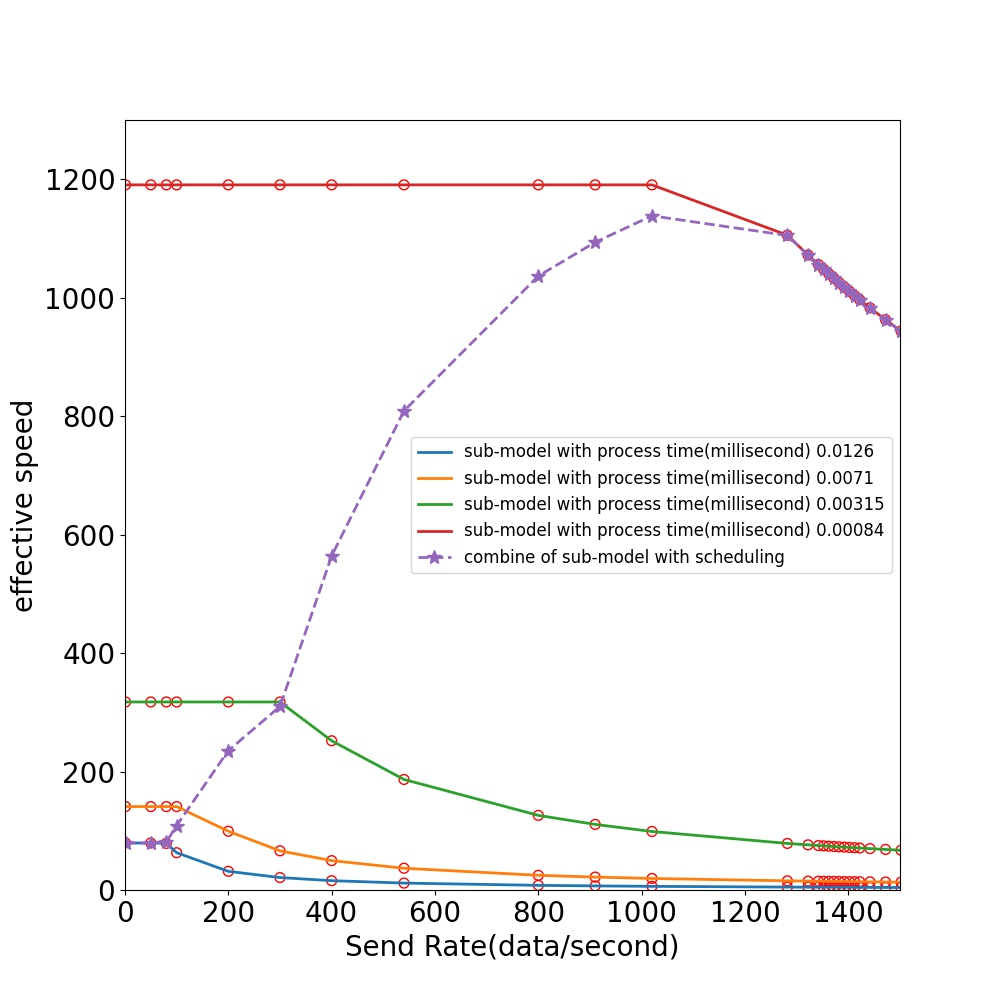

Source code (Python):

import matplotlib.pyplot as plt
import numpy


def drawBasic(tlist, x):

     y = []
     label = []
     pots = []

     for k in range(len(tlist)):
          interval0 = [1/tlist[k] if (r < (1/tlist[k])) else 0 for r in x]
          interval1 = [(1/tlist[k])*(1/tlist[k])/r if (r > (1/tlist[k])) else 0 for r in x]
          y1 = numpy.array(interval0) + numpy.array(interval1)
          y.append(y1)
          label.append('sub-model with process time(millisecond) ' + str(tlist[k]))

          for x_ in x:
               if x_ < 1/tlist[k]:
                    y_ = 1/tlist[k]
               else:
                    y_ =(1/tlist[k])*(1/tlist[k])/x_
               pots.append([x_, y_])
     return y, label, pots


x = [1, 50, 80, 100, 200, 300, 400, 540, 800, 910, 1020, 1282, 1322, 1342, 1352, 1362, 1372, 1382, 1392, 1402, 1412, 1422, 1442, 1472, 1502, 1512, 1522, 1532, 1542, 1552, 1562, 1572]

y, label, pots = drawBasic([0.0126, 0.0071, 0.00315, 0.00084], x)
print(y)

fig=plt.figure(figsize=(10,10))
ax=fig.add_subplot(111)
ax.axis([0, 1500, 0, 1300])


for i in range(len(y)):
     ax.plot(x, y[i], label=label[i], linewidth=2)

y_sche = [79.36507936507937, 79.36507936507937, 80.90207914151576, 108.87547507265816, 235.33422758774873, 309.8069900886802, 564.0873015873016, 808.9359200470311, 1036.6071428571427, 1093.5810221524505, 1138.2664176781823, 1105.0442017680707, 1071.6086737266767, 1055.6383507203177, 1047.8303747534517, 1040.1370533529123, 1032.5558794946548, 1025.0844187168354, 1017.7203065134099, 1010.4612458392771, 1003.3050047214351, 996.2494139709328, 982.431807674526, 962.409420289855, 943.1868619618286, 936.9488536155203, 930.7928164695575, 924.7171453437771, 918.7202766969303, 912.8006872852234, 906.9568928723858, 901.1874469889736]
ax.plot(x, y_sche, "--", marker='*', ms=10, label="combine of sub-model with scheduling", linewidth=2)


for j in range(len(pots)):
     xc1, yc1 = pots[j]
     ax.scatter(xc1, yc1, s=50, facecolors='none', edgecolors='r')


plt.legend(fontsize=12)
plt.xticks(fontsize=20)
plt.yticks(fontsize=20)
ax.set_xlabel('Send Rate(data/second)', fontsize=20)
ax.set_ylabel('effective speed', fontsize=20)
plt.savefig('./Speed.jpg')
plt.show()
# 每妙发送500条








